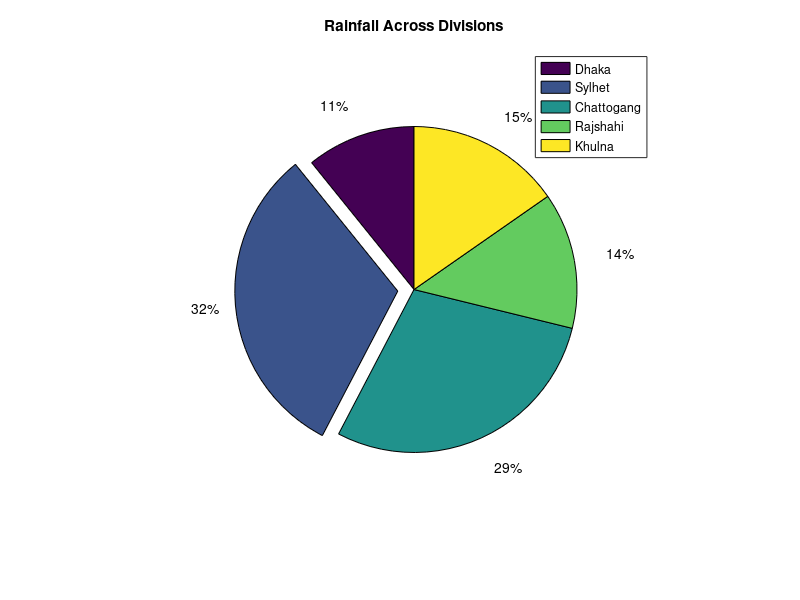

Write the MATLAB code that produced this figure.
clc
close all
clear all

x = [1200, 3500, 3200, 1500, 1700];
di = {'Dhaka' 'Sylhet' 'Chattogang' 'Rajshahi' 'Khulna'}

explode = [0 1 0 0 0];

pie(x,explode)

legend(di)

title("Rainfall Across Divisions")
